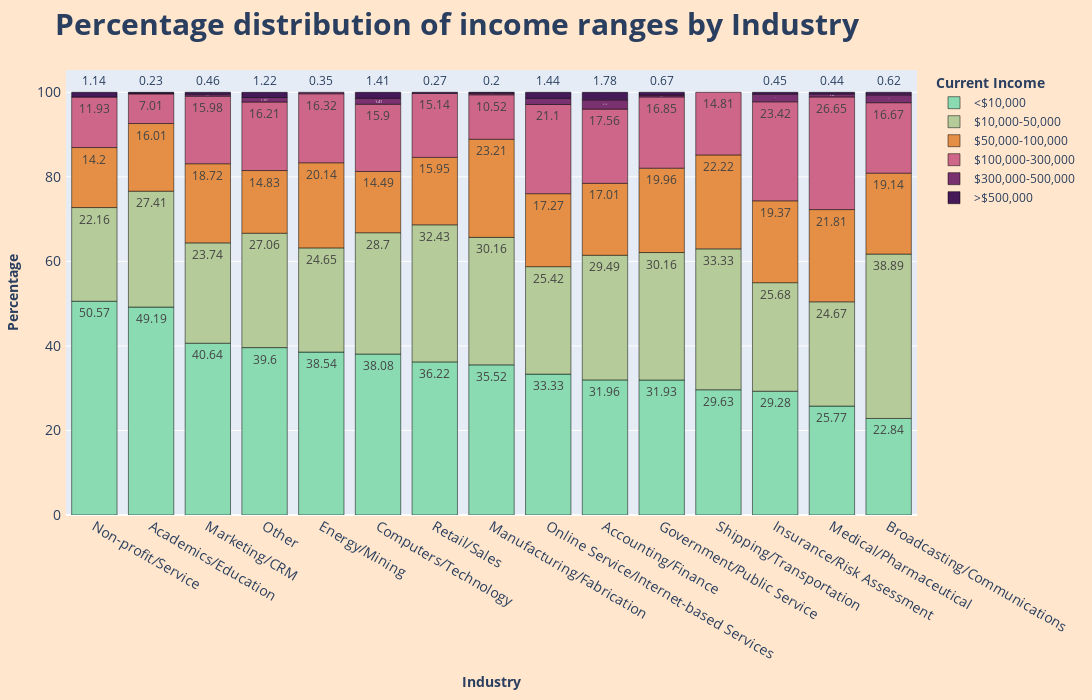

Notebook code cell kept with this figure:
### Code cell
fig = px.bar(
            industry_income_df, 
            y='Percentage', 
            x='Current industry',
            color='Current income',
            text='Percentage',
            labels={'Percentage': '<b>Percentage</b>', 'Current industry': '<b>Industry</b>', 'Current income': '<b>Current Income</b>'},
            category_orders={'Current income':  [ '<$10,000', '$10,000-50,000', '$50,000-100,000', '$100,000-300,000','$300,000-500,000', '>$500,000']},
            color_discrete_sequence=['#8ADAB2', '#B5CB99', '#E48F45','#CD6688','#7A316F' ,'#461959'],
             )

fig.update_layout(
    title='<b>Percentage distribution of income ranges by Industry<b>',
    title_font_size=30,
    width=1100,
    height=700,
    margin=dict(l=20, r=20, t=70, b=20),
    paper_bgcolor='#ffe6cc',
    xaxis=dict(tickfont=dict(size=14)),
    yaxis=dict(tickfont=dict(size=14), ticksuffix = " "),
)

fig.update_traces(marker_line_color='black', marker_line_width=0.5, hovertemplate='%{text} (%) of participants that in %{x} industry have the income %{fullData.name}')

fig.show()

### Figure 1 — Plotly figure (JSON) as saved in the notebook; plotly's stock layout.template omitted (floating-point values rounded to 4 significant figures)
{"data": [{"alignmentgroup": "True", "hovertemplate": "%{text} (%) of participants that in %{x} industry have the income %{fullData.name}", "legendgroup": "<$10,000", "marker": {"color": "#8ADAB2", "line": {"color": "black", "width": 0.5}, "pattern": {"shape": ""}}, "name": "<$10,000", "offsetgroup": "<$10,000", "orientation": "v", "showlegend": true, "text": [50.57, 49.19, 40.64, 39.6, 38.54, 38.08, 36.22, 35.52, 33.33, 31.96, 31.93, 29.63, 29.28, 25.77, 22.84], "textposition": "auto", "type": "bar", "x": ["Non-profit/Service", "Academics/Education", "Marketing/CRM", "Other", "Energy/Mining", "Computers/Technology", "Retail/Sales", "Manufacturing/Fabrication", "Online Service/Internet-based Services", "Accounting/Finance", "Government/Public Service", "Shipping/Transportation", "Insurance/Risk Assessment", "Medical/Pharmaceutical", "Broadcasting/Communications"], "xaxis": "x", "y": [50.57, 49.19, 40.64, 39.6, 38.54, 38.08, 36.22, 35.52, 33.33, 31.96, 31.93, 29.63, 29.28, 25.77, 22.84], "yaxis": "y"}, {"alignmentgroup": "True", "hovertemplate": "%{text} (%) of participants that in %{x} industry have the income %{fullData.name}", "legendgroup": "$10,000-50,000", "marker": {"color": "#B5CB99", "line": {"color": "black", "width": 0.5}, "pattern": {"shape": ""}}, "name": "$10,000-50,000", "offsetgroup": "$10,000-50,000", "orientation": "v", "showlegend": true, "text": [38.89, 33.33, 32.43, 30.16, 30.16, 29.49, 28.7, 27.41, 27.06, 25.68, 25.42, 24.67, 24.65, 23.74, 22.16], "textposition": "auto", "type": "bar", "x": ["Broadcasting/Communications", "Shipping/Transportation", "Retail/Sales", "Government/Public Service", "Manufacturing/Fabrication", "Accounting/Finance", "Computers/Technology", "Academics/Education", "Other", "Insurance/Risk Assessment", "Online Service/Internet-based Services", "Medical/Pharmaceutical", "Energy/Mining", "Marketing/CRM", "Non-profit/Service"], "xaxis": "x", "y": [38.89, 33.33, 32.43, 30.16, 30.16, 29.49, 28.7, 27.41, 27.06, 25.68, 25.42, 24.67, 24.65, 23.74, 22.16], "yaxis": "y"}, {"alignmentgroup": "True", "hovertemplate": "%{text} (%) of participants that in %{x} industry have the income %{fullData.name}", "legendgroup": "$50,000-100,000", "marker": {"color": "#E48F45", "line": {"color": "black", "width": 0.5}, "pattern": {"shape": ""}}, "name": "$50,000-100,000", "offsetgroup": "$50,000-100,000", "orientation": "v", "showlegend": true, "text": [23.21, 22.22, 21.81, 20.14, 19.96, 19.37, 19.14, 18.72, 17.27, 17.01, 16.01, 15.95, 14.83, 14.49, 14.2], "textposition": "auto", "type": "bar", "x": ["Manufacturing/Fabrication", "Shipping/Transportation", "Medical/Pharmaceutical", "Energy/Mining", "Government/Public Service", "Insurance/Risk Assessment", "Broadcasting/Communications", "Marketing/CRM", "Online Service/Internet-based Services", "Accounting/Finance", "Academics/Education", "Retail/Sales", "Other", "Computers/Technology", "Non-profit/Service"], "xaxis": "x", "y": [23.21, 22.22, 21.81, 20.14, 19.96, 19.37, 19.14, 18.72, 17.27, 17.01, 16.01, 15.95, 14.83, 14.49, 14.2], "yaxis": "y"}, {"alignmentgroup": "True", "hovertemplate": "%{text} (%) of participants that in %{x} industry have the income %{fullData.name}", "legendgroup": "$100,000-300,000", "marker": {"color": "#CD6688", "line": {"color": "black", "width": 0.5}, "pattern": {"shape": ""}}, "name": "$100,000-300,000", "offsetgroup": "$100,000-300,000", "orientation": "v", "showlegend": true, "text": [26.65, 23.42, 21.1, 17.56, 16.85, 16.67, 16.32, 16.21, 15.98, 15.9, 15.14, 14.81, 11.93, 10.52, 7.01], "textposition": "auto", "type": "bar", "x": ["Medical/Pharmaceutical", "Insurance/Risk Assessment", "Online Service/Internet-based Services", "Accounting/Finance", "Government/Public Service", "Broadcasting/Communications", "Energy/Mining", "Other", "Marketing/CRM", "Computers/Technology", "Retail/Sales", "Shipping/Transportation", "Non-profit/Service", "Manufacturing/Fabrication", "Academics/Education"], "xaxis": "x", "y": [26.65, 23.42, 21.1, 17.56, 16.85, 16.67, 16.32, 16.21, 15.98, 15.9, 15.14, 14.81, 11.93, 10.52, 7.01], "yaxis": "y"}, {"alignmentgroup": "True", "hovertemplate": "%{text} (%) of participants that in %{x} industry have the income %{fullData.name}", "legendgroup": "$300,000-500,000", "marker": {"color": "#7A316F", "line": {"color": "black", "width": 0.5}, "pattern": {"shape": ""}}, "name": "$300,000-500,000", "offsetgroup": "$300,000-500,000", "orientation": "v", "showlegend": true, "text": [2.19, 1.85, 1.8, 1.44, 1.41, 1.07, 0.66, 0.46, 0.44, 0.4, 0.35, 0.15], "textposition": "auto", "type": "bar", "x": ["Accounting/Finance", "Broadcasting/Communications", "Insurance/Risk Assessment", "Online Service/Internet-based Services", "Computers/Technology", "Other", "Medical/Pharmaceutical", "Marketing/CRM", "Government/Public Service", "Manufacturing/Fabrication", "Energy/Mining", "Academics/Education"], "xaxis": "x", "y": [2.19, 1.85, 1.8, 1.44, 1.41, 1.07, 0.66, 0.46, 0.44, 0.4, 0.35, 0.15], "yaxis": "y"}, {"alignmentgroup": "True", "hovertemplate": "%{text} (%) of participants that in %{x} industry have the income %{fullData.name}", "legendgroup": ">$500,000", "marker": {"color": "#461959", "line": {"color": "black", "width": 0.5}, "pattern": {"shape": ""}}, "name": ">$500,000", "offsetgroup": ">$500,000", "orientation": "v", "showlegend": true, "text": [1.78, 1.44, 1.41, 1.22, 1.14, 0.67, 0.62, 0.46, 0.45, 0.44, 0.27, 0.23, 0.2], "textposition": "auto", "type": "bar", "x": ["Accounting/Finance", "Online Service/Internet-based Services", "Computers/Technology", "Other", "Non-profit/Service", "Government/Public Service", "Broadcasting/Communications", "Marketing/CRM", "Insurance/Risk Assessment", "Medical/Pharmaceutical", "Retail/Sales", "Academics/Education", "Manufacturing/Fabrication"], "xaxis": "x", "y": [1.78, 1.44, 1.41, 1.22, 1.14, 0.67, 0.62, 0.46, 0.45, 0.44, 0.27, 0.23, 0.2], "yaxis": "y"}], "layout": {"barmode": "relative", "height": 700, "legend": {"title": {"text": "<b>Current Income</b>"}, "tracegroupgap": 0}, "margin": {"b": 20, "l": 20, "r": 20, "t": 70}, "paper_bgcolor": "#ffe6cc", "title": {"font": {"size": 30}, "text": "<b>Percentage distribution of income ranges by Industry<b>"}, "width": 1100, "xaxis": {"anchor": "y", "domain": [0, 1], "tickfont": {"size": 14}, "title": {"text": "<b>Industry</b>"}}, "yaxis": {"anchor": "x", "domain": [0, 1], "tickfont": {"size": 14}, "ticksuffix": " ", "title": {"text": "<b>Percentage</b>"}}}}
